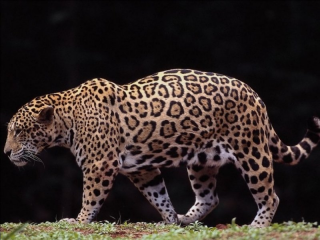
%> input picture Lab2/Jaguar.bmp, 320 x 240 px
$ octave Lab2.m   (GNU Octave 9; MATLAB toolbox functions it lacks are replaced by stand-ins)
%> lines starting %> are read from the running program, lines starting %| are printed output that depends on the picture
% Extracting the greyscale image from a color image
img = imread('Jaguar.bmp');
%> img is the input picture: size 240x320x3 uint8; mean R, G, B 54.2, 43.7, 40
grayImg = rgb2gray(img);
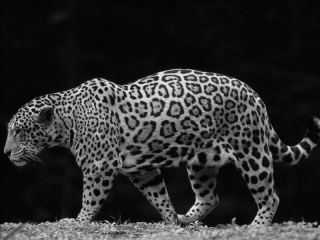
%> grayImg: size 240x320 uint8; min 2, max 226, mean 46.5
figure, imshow(grayImg);

% Make the image darker/lighter
img = imread('Jaguar.bmp');
darkImg = img - 50;
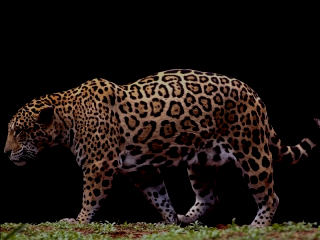
%> darkImg: size 240x320x3 uint8; mean R, G, B 28.2, 20.8, 16.1
lightImg = img + 50;
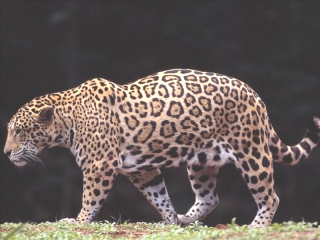
%> lightImg: size 240x320x3 uint8; mean R, G, B 103.9, 93.6, 90
figure;
subplot(1, 3, 1), imshow(img), title('Original Image');
subplot(1, 3, 2), imshow(darkImg), title('Dark Image');
subplot(1, 3, 3), imshow(lightImg), title('Light Image');

% Extracting the Red, Green and Blue histograms of an image
img = imread('Jaguar.bmp');
figure;
subplot(2, 2, 1), imshow(img), title('Original Image');
subplot(2, 2, 2), imhist(img(:,:,1)), title('Red Histogram');
subplot(2, 2, 3), imhist(img(:,:,2)), title('Green Histogram');
subplot(2, 2, 4), imhist(img(:,:,3)), title('Blue Histogram');
%> after `title('Blue Histogram')`:
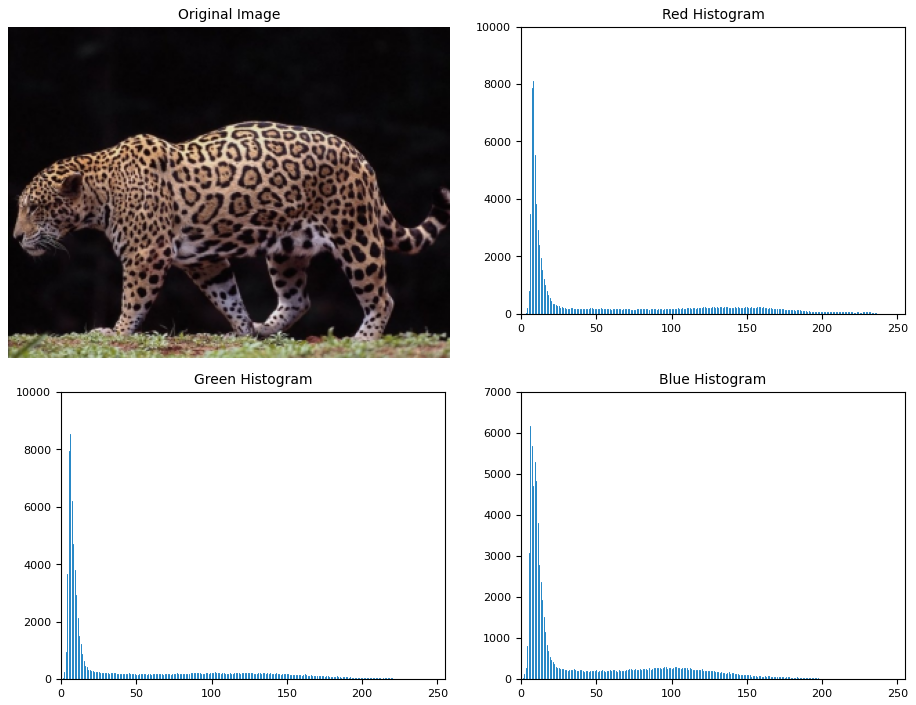
%> figure redrawn from the program's plot data, 4 panels

% Extracting the Red, Green and Blue channels of an image
img = imread('jaguar.bmp');
red = img(:,:,1);
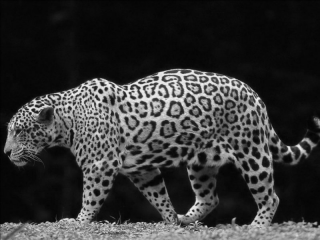
%> red: size 240x320 uint8; min 2, max 243, mean 54.2
green = img(:,:,2);
blue = img(:,:,3);
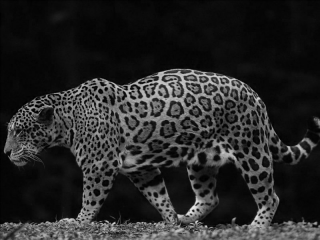
%> blue: size 240x320 uint8; min 0, max 228, mean 40
figure;
subplot(2, 2, 1), imshow(img), title('Original Image');
subplot(2, 2, 2), imshow(red), title('Red Channel');
subplot(2, 2, 3), imshow(green), title('Green Channel');
subplot(2, 2, 4), imshow(blue), title('Blue Channel');
